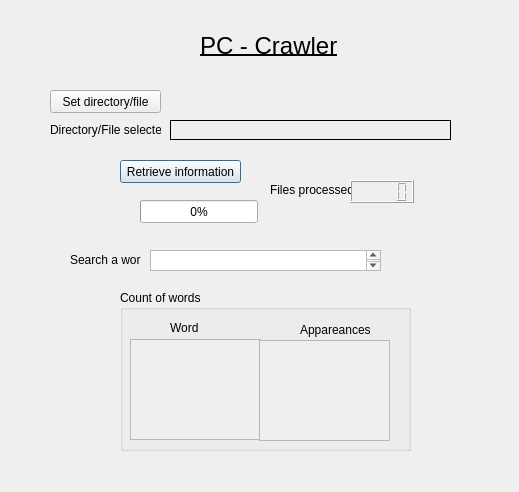
<?xml version="1.0" encoding="UTF-8"?>
<ui version="4.0">
 <class>Dialog</class>
 <widget class="QDialog" name="Dialog">
  <property name="geometry">
   <rect>
    <x>0</x>
    <y>0</y>
    <width>519</width>
    <height>492</height>
   </rect>
  </property>
  <property name="windowTitle">
   <string>Dialog</string>
  </property>
  <widget class="QPushButton" name="retrieve_info">
   <property name="geometry">
    <rect>
     <x>120</x>
     <y>160</y>
     <width>121</width>
     <height>23</height>
    </rect>
   </property>
   <property name="text">
    <string>Retrieve information</string>
   </property>
  </widget>
  <widget class="QProgressBar" name="progress">
   <property name="geometry">
    <rect>
     <x>140</x>
     <y>200</y>
     <width>118</width>
     <height>23</height>
    </rect>
   </property>
   <property name="value">
    <number>0</number>
   </property>
  </widget>
  <widget class="QLCDNumber" name="processed_files">
   <property name="geometry">
    <rect>
     <x>350</x>
     <y>180</y>
     <width>64</width>
     <height>23</height>
    </rect>
   </property>
  </widget>
  <widget class="QLabel" name="label">
   <property name="geometry">
    <rect>
     <x>270</x>
     <y>180</y>
     <width>81</width>
     <height>20</height>
    </rect>
   </property>
   <property name="text">
    <string>Files processed</string>
   </property>
  </widget>
  <widget class="QPushButton" name="setDir">
   <property name="geometry">
    <rect>
     <x>50</x>
     <y>90</y>
     <width>111</width>
     <height>23</height>
    </rect>
   </property>
   <property name="text">
    <string>Set directory/file</string>
   </property>
  </widget>
  <widget class="QLabel" name="label_2">
   <property name="geometry">
    <rect>
     <x>50</x>
     <y>120</y>
     <width>111</width>
     <height>20</height>
    </rect>
   </property>
   <property name="text">
    <string>Directory/File selected</string>
   </property>
  </widget>
  <widget class="QLabel" name="title">
   <property name="geometry">
    <rect>
     <x>200</x>
     <y>30</y>
     <width>141</width>
     <height>31</height>
    </rect>
   </property>
   <property name="font">
    <font>
     <pointsize>18</pointsize>
     <underline>true</underline>
    </font>
   </property>
   <property name="text">
    <string>PC - Crawler</string>
   </property>
  </widget>
  <widget class="QPlainTextEdit" name="word">
   <property name="geometry">
    <rect>
     <x>150</x>
     <y>250</y>
     <width>231</width>
     <height>21</height>
    </rect>
   </property>
  </widget>
  <widget class="QLabel" name="label_3">
   <property name="geometry">
    <rect>
     <x>70</x>
     <y>250</y>
     <width>71</width>
     <height>20</height>
    </rect>
   </property>
   <property name="text">
    <string>Search a word</string>
   </property>
  </widget>
  <widget class="QLabel" name="sel_directory">
   <property name="geometry">
    <rect>
     <x>170</x>
     <y>120</y>
     <width>281</width>
     <height>20</height>
    </rect>
   </property>
   <property name="frameShape">
    <enum>QFrame::Box</enum>
   </property>
   <property name="frameShadow">
    <enum>QFrame::Plain</enum>
   </property>
   <property name="lineWidth">
    <number>1</number>
   </property>
   <property name="text">
    <string/>
   </property>
  </widget>
  <widget class="QGroupBox" name="groupBox">
   <property name="geometry">
    <rect>
     <x>120</x>
     <y>290</y>
     <width>291</width>
     <height>161</height>
    </rect>
   </property>
   <property name="layoutDirection">
    <enum>Qt::LeftToRight</enum>
   </property>
   <property name="title">
    <string>Count of words</string>
   </property>
   <widget class="QScrollArea" name="scrollArea">
    <property name="geometry">
     <rect>
      <x>10</x>
      <y>49</y>
      <width>131</width>
      <height>101</height>
     </rect>
    </property>
    <property name="widgetResizable">
     <bool>true</bool>
    </property>
    <widget class="QWidget" name="scrollAreaWidgetContents">
     <property name="geometry">
      <rect>
       <x>0</x>
       <y>0</y>
       <width>129</width>
       <height>99</height>
      </rect>
     </property>
    </widget>
   </widget>
   <widget class="QLabel" name="label_4">
    <property name="geometry">
     <rect>
      <x>50</x>
      <y>30</y>
      <width>31</width>
      <height>16</height>
     </rect>
    </property>
    <property name="text">
     <string>Word</string>
    </property>
   </widget>
   <widget class="QLabel" name="label_5">
    <property name="geometry">
     <rect>
      <x>180</x>
      <y>30</y>
      <width>71</width>
      <height>20</height>
     </rect>
    </property>
    <property name="text">
     <string>Appareances</string>
    </property>
   </widget>
   <widget class="QScrollArea" name="scrollArea_2">
    <property name="geometry">
     <rect>
      <x>139</x>
      <y>50</y>
      <width>131</width>
      <height>101</height>
     </rect>
    </property>
    <property name="widgetResizable">
     <bool>true</bool>
    </property>
    <widget class="QWidget" name="scrollAreaWidgetContents_2">
     <property name="geometry">
      <rect>
       <x>0</x>
       <y>0</y>
       <width>129</width>
       <height>99</height>
      </rect>
     </property>
    </widget>
   </widget>
  </widget>
 </widget>
 <resources/>
 <connections/>
</ui>
